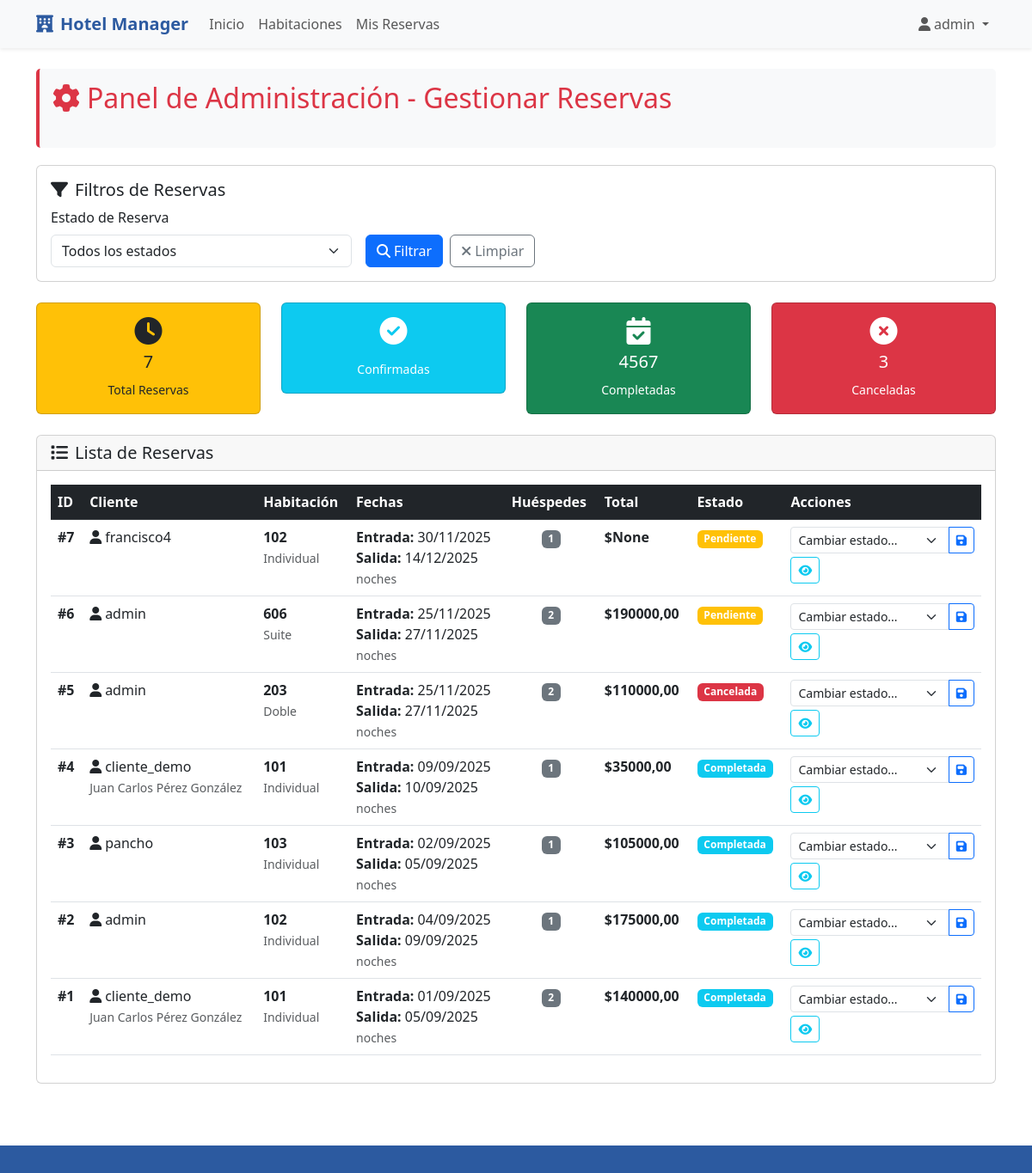
Page /reservas/ (signed in) on the earlier database version.
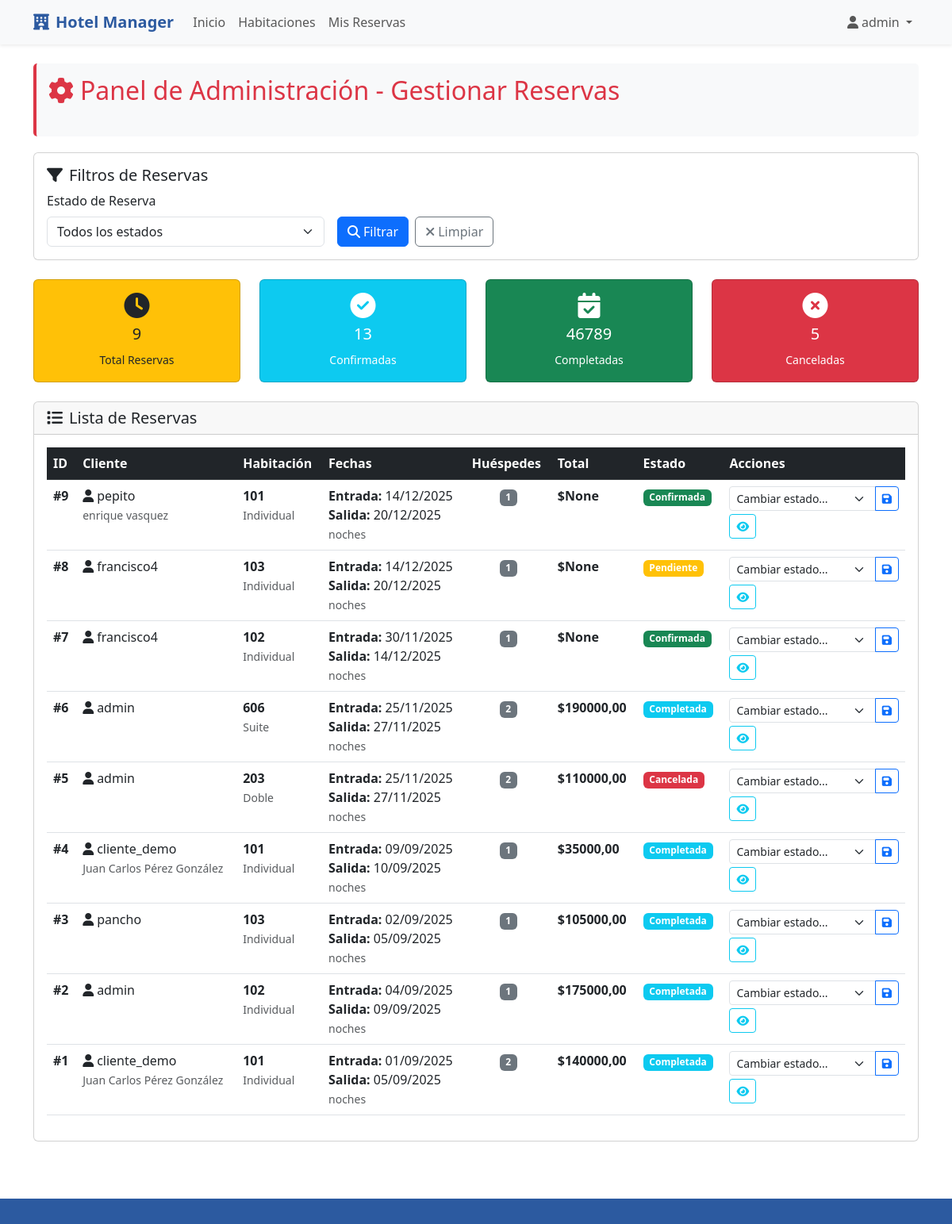
Same page on the later database version.
### hotel/models.py (models this page shows, shortened)
class Reserva(models.Model):
    ESTADOS_RESERVA = [
        ('pendiente', 'Pendiente'),
        ('confirmada', 'Confirmada'),
        ('cancelada', 'Cancelada'),
        ('completada', 'Completada'),
    ]
    cliente = models.ForeignKey(User, on_delete=models.CASCADE, related_name='reservas')
    habitacion = models.ForeignKey(Habitacion, on_delete=models.CASCADE, related_name='reservas')
    fecha_entrada = models.DateField()
    fecha_salida = models.DateField()
    numero_huespedes = models.PositiveIntegerField()
    estado = models.CharField(max_length=20, choices=ESTADOS_RESERVA, default='pendiente')
    precio_total = models.DecimalField(max_digits=12, decimal_places=2, null=True, blank=True)
    fecha_reserva = models.DateTimeField(auto_now_add=True)
    comentarios = models.TextField(blank=True)
    class Meta:
        verbose_name = "Reserva"
        verbose_name_plural = "Reservas"
        ordering = ['-fecha_reserva']
        indexes = [
            models.Index(fields=['habitacion', 'fecha_entrada', 'fecha_salida']),
            models.Index(fields=['estado']),
        ]
        permissions = [
            ("can_confirm_reservation", "Can confirm reservation"),
            ("can_cancel_reservation", "Can cancel reservation"),
        ]

class Habitacion(models.Model):
    ESTADOS = [
        ('disponible', 'Disponible'),
        ('ocupada', 'Ocupada'),
        ('mantenimiento', 'En Mantenimiento'),
    ]
    numero = models.CharField(max_length=10, unique=True)
    tipo = models.ForeignKey(TipoHabitacion, on_delete=models.PROTECT, related_name='habitaciones') #Deleted Protec para evitar borrados sin querer
    estado = models.CharField(max_length=20, choices=ESTADOS, default='disponible')
    piso = models.IntegerField()
    descripcion = models.TextField(blank=True)
    fecha_creacion = models.DateTimeField(auto_now_add=True)
    class Meta:
        verbose_name = "Habitación"
        verbose_name_plural = "Habitaciones"
        ordering = ['numero']
        indexes = [
            models.Index(fields=['numero']),
            models.Index(fields=['estado']),
        ]
        permissions = [
            ("can_change_room_state", "Can change room state"),
        ]

class TipoHabitacion(models.Model):
    TIPOS_HABITACION = [
        ('individual', 'Individual'),
        ('doble', 'Doble'),
        ('suite', 'Suite'),
        ('familiar', 'Familiar'),
    ]
    nombre = models.CharField(max_length=50, choices=TIPOS_HABITACION, unique=True)
    descripcion = models.TextField(blank=True)
    precio_por_noche = models.DecimalField(max_digits=10, decimal_places=2)
    capacidad_maxima = models.PositiveIntegerField()
    class Meta:
        verbose_name = "Tipo de Habitación"
        verbose_name_plural = "Tipos de Habitación"
        indexes = [
            models.Index(fields=['nombre']),
        ]
    def __str__(self):
        return self.get_nombre_display()

### hotel/views.py (the view)
# urls.py: path('reservas/', views.gestionar_reservas, name='gestionar_reservas'),
@user_passes_test(es_administrador)
def gestionar_reservas(request):
    reservas = Reserva.objects.all().order_by('-fecha_reserva')
    estado_filtro = request.GET.get('estado')
    if estado_filtro:
        reservas = reservas.filter(estado=estado_filtro)
    contexto = {
        'reservas': reservas,
        'estado_seleccionado': estado_filtro,
    }
    return render(request, 'hotel/gestionar_reservas.html', contexto)

### hotel/views.py (called while the page is built)
def es_administrador(user):
    return user.is_staff or user.is_superuser

### hotel/templates/hotel/gestionar_reservas.html (shortened to what this page needs)
{% extends 'hotel/base.html' %}
{% block contenido %}
<div class="admin-controls">
    <h2 class="text-danger mb-4">
        <i class="fas fa-cog me-2"></i>Panel de Administración - Gestionar Reservas
    </h2>
</div>
<div class="card mb-4">
    <div class="card-body">
        <h5 class="card-title">
            <i class="fas fa-filter me-2"></i>Filtros de Reservas
        </h5>
        <form method="GET" class="row g-3">
            <div class="col-md-4">
                <label for="estado" class="form-label">Estado de Reserva</label>
                <select name="estado" id="estado" class="form-select">
                    <option value="">Todos los estados</option>
                </select>
            </div>
            <div class="col-md-4 d-flex align-items-end">
                <button type="submit" class="btn btn-primary me-2">
                    <i class="fas fa-search me-1"></i>Filtrar
                </button>
                <a href="{% url 'gestionar_reservas' %}" class="btn btn-outline-secondary">
                    <i class="fas fa-times me-1"></i>Limpiar
                </a>
            </div>
        </form>
    </div>
</div>
<div class="row mb-4">
    <div class="col-md-3">
        <div class="card bg-warning text-dark">
            <div class="card-body text-center">
                <i class="fas fa-clock fa-2x mb-2"></i>
                <h5>{{ reservas|length }}</h5>
                <small>Total Reservas</small>
            </div>
        </div>
    </div>
    <div class="col-md-3">
        <div class="card bg-info text-white">
            <div class="card-body text-center">
                <i class="fas fa-check-circle fa-2x mb-2"></i>
                <h5>{% for r in reservas %}{% if r.estado == 'confirmada' %}{{ forloop.counter }}{% endif %}{% endfor %}</h5>
                <small>Confirmadas</small>
            </div>
        </div>
    </div>
    <div class="col-md-3">
        <div class="card bg-success text-white">
            <div class="card-body text-center">
                <i class="fas fa-calendar-check fa-2x mb-2"></i>
                <h5>{% for r in reservas %}{% if r.estado == 'completada' %}{{ forloop.counter }}{% endif %}{% endfor %}</h5>
                <small>Completadas</small>
            </div>
        </div>
    </div>
    <div class="col-md-3">
        <div class="card bg-danger text-white">
            <div class="card-body text-center">
                <i class="fas fa-times-circle fa-2x mb-2"></i>
                <h5>{% for r in reservas %}{% if r.estado == 'cancelada' %}{{ forloop.counter }}{% endif %}{% endfor %}</h5>
                <small>Canceladas</small>
            </div>
        </div>
    </div>
</div>
<div class="card">
    <div class="card-header">
        <h5 class="mb-0">
            <i class="fas fa-list me-2"></i>Lista de Reservas
        </h5>
    </div>
    <div class="card-body">
        {% if reservas %}
            <div class="table-responsive">
                <table class="table table-hover">
                    <thead class="table-dark">
                        <tr>
                            <th>ID</th>
                            <th>Cliente</th>
                            <th>Habitación</th>
                            <th>Fechas</th>
                            <th>Huéspedes</th>
                            <th>Total</th>
                            <th>Estado</th>
                            <th>Acciones</th>
                        </tr>
                    </thead>
                    <tbody>
                        {% for reserva in reservas %}
                            <tr>
                                <td><strong>#{{ reserva.id }}</strong></td>
                                <td>
                                    <i class="fas fa-user me-1"></i>{{ reserva.cliente.username }}
                                    {% if reserva.cliente.first_name %}
                                        <br><small class="text-muted">{{ reserva.cliente.first_name }} {{ reserva.cliente.last_name }}</small>
                                    {% endif %}
                                </td>
                                <td>
                                    <strong>{{ reserva.habitacion.numero }}</strong>
                                    <br><small class="text-muted">{{ reserva.habitacion.tipo }}</small>
                                </td>
                                <td>
                                    <strong>Entrada:</strong> {{ reserva.fecha_entrada|date:"d/m/Y" }}
                                    <br><strong>Salida:</strong> {{ reserva.fecha_salida|date:"d/m/Y" }}
                                    <br><small class="text-muted">{{ reserva.calcular_noches }} noches</small>
                                </td>
                                <td class="text-center">
                                    <span class="badge bg-secondary">{{ reserva.numero_huespedes }}</span>
                                </td>
                                <td>
                                    <strong>${{ reserva.precio_total }}</strong>
                                </td>
                                <td>
                                    <span class="badge {% if reserva.estado == 'confirmada' %}bg-success{% elif reserva.estado == 'pendiente' %}bg-warning{% elif reserva.estado == 'cancelada' %}bg-danger{% else %}bg-info{% endif %}">
                                        {{ reserva.get_estado_display }}
                                    </span>
                                </td>
                                <td>
                                    <form method="POST" action="{% url 'cambiar_estado_reserva' reserva.id %}" class="d-inline">
                                        <div class="input-group input-group-sm">
                                            <select name="nuevo_estado" class="form-select form-select-sm" required>
                                                <option value="">Cambiar estado...</option>
                                            </select>
                                            <button type="submit" class="btn btn-outline-primary btn-sm">
                                                <i class="fas fa-save"></i>
                                            </button>
                                        </div>
                                    </form>
                                    <button class="btn btn-sm btn-outline-info mt-1" type="button" data-bs-toggle="collapse" data-bs-target="#detalles-{{ reserva.id }}">
                                        <i class="fas fa-eye"></i>
                                    </button>
                                </td>
                            </tr>
                        {% endfor %}
                    </tbody>
                </table>
            </div>
        {% else %}
            <div class="text-center py-4">
                <i class="fas fa-calendar-times fa-3x text-muted mb-3"></i>
                <h5>No hay reservas que mostrar</h5>
                <p class="text-muted">No se encontraron reservas con los filtros seleccionados.</p>
            </div>
        {% endif %}
    </div>
</div>
{% endblock %}

### hotel/templates/hotel/base.html (shortened to what this page needs)
{% load static %}
<!DOCTYPE html>
<html lang="es">
<head>
    <link href="https://cdnjs.cloudflare.com/ajax/libs/bootstrap/5.3.0/css/bootstrap.min.css" rel="stylesheet">
    <link href="https://cdnjs.cloudflare.com/ajax/libs/font-awesome/6.4.0/css/all.min.css" rel="stylesheet">
</head>
<body>
    <nav class="navbar navbar-expand-lg navbar-light bg-light shadow-sm">
        <div class="container">
            <a class="navbar-brand" href="{% url 'inicio' %}">
                <i class="fas fa-hotel me-2"></i>Hotel Manager
            </a>
            <div class="collapse navbar-collapse" id="navbarNav">
                <ul class="navbar-nav me-auto">
                    <li class="nav-item">
                        <a class="nav-link" href="{% url 'inicio' %}">Inicio</a>
                    </li>
                    <li class="nav-item">
                        <a class="nav-link" href="{% url 'lista_habitaciones' %}">Habitaciones</a>
                    </li>
                    {% if user.is_authenticated %}
                        <li class="nav-item">
                            <a class="nav-link" href="{% url 'mis_reservas' %}">Mis Reservas</a>
                        </li>
                    {% endif %}
                </ul>
                <ul class="navbar-nav">
                    {% if user.is_authenticated %}
                        <li class="nav-item dropdown">
                            <a class="nav-link dropdown-toggle" href="#" role="button" data-bs-toggle="dropdown">
                                <i class="fas fa-user me-1"></i>{{ user.username }}
                            </a>
                        </li>
                    {% endif %}
                </ul>
            </div>
        </div>
    </nav>
    <main class="container my-4">
        {% block contenido %}
        {% endblock %}
    </main>
    <footer class="footer py-3 mt-5">
    </footer>
</body>
</html>

### hotel/templates/hotel/base.html (style rules this page uses)
.navbar-brand { font-weight: bold; color: #2c5aa0 !important; }
.admin-controls { background-color: #f8f9fa; border-radius: 5px; padding: 15px; margin-bottom: 20px; border-left: 4px solid #dc3545; }
.footer { background-color: #2c5aa0; color: white; margin-top: auto; }
body { display: flex; flex-direction: column; min-height: 100vh; }
main { flex: 1; }

Differences in the rows shown:
added Reserva: id "9", cliente.username "pepito", cliente.first_name "enrique", cliente.last_name "vasquez", habitacion.numero "101", habitacion.tipo "Individual", fecha_entrada "14/12/2025", fecha_salida "20/12/2025", numero_huespedes "1", precio_total "None", estado "Confirmada"
changed Reserva id 7: estado "Pendiente" → "Confirmada"
changed Reserva "Suite": estado "Pendiente" → "Completada"
added Reserva: id "8", cliente.username "francisco4", habitacion.numero "103", habitacion.tipo "Individual", fecha_entrada "14/12/2025", fecha_salida "20/12/2025", numero_huespedes "1", precio_total "None", estado "Pendiente", shown under "Lista de Reservas"
Other differences:
{{ reservas|length }}: "7" → "9"
